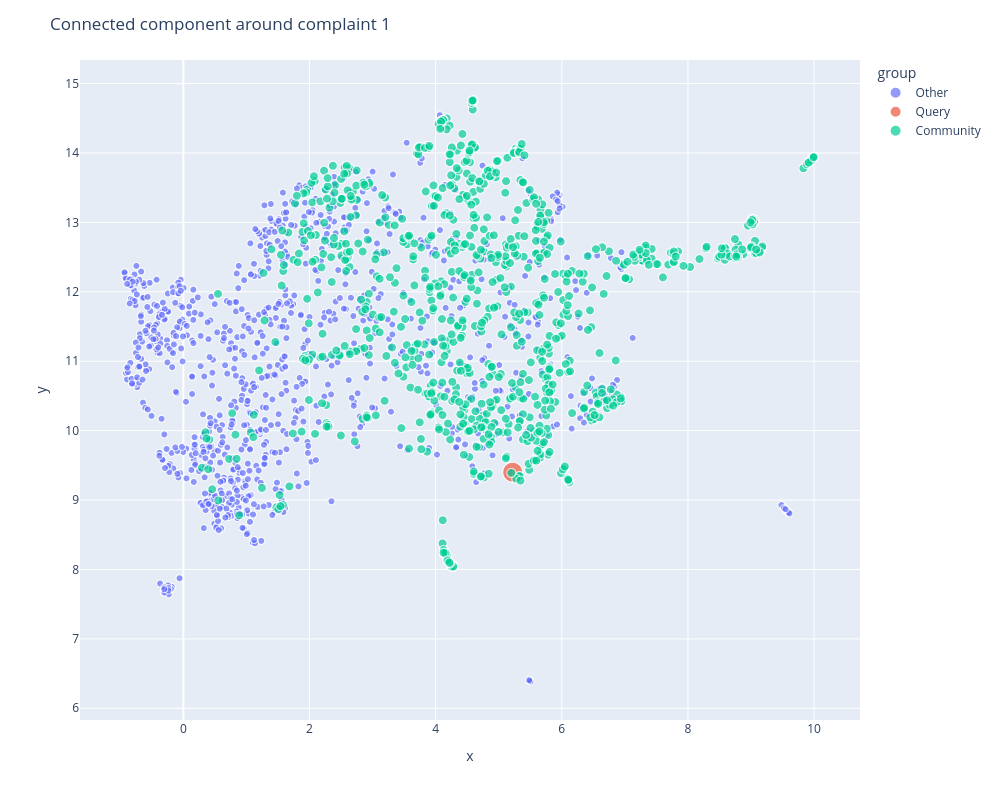

Here is the notebook cell this chart was saved with:
### Code cell
import pandas as pd
import plotly.express as px
import networkx as nx

query_index = 1

component = nx.node_connected_component(
    G,
    query_index
)

print(f"Community size: {len(component)}")

plot_df = pd.DataFrame({
    "x": embedding_2d[:, 0],
    "y": embedding_2d[:, 1]
})

plot_df["group"] = "Other"

plot_df.loc[list(component), "group"] = "Community"
plot_df.loc[query_index, "group"] = "Query"

plot_df["size"] = 3
plot_df.loc[list(component), "size"] = 5
plot_df.loc[query_index, "size"] = 25

fig = px.scatter(
    plot_df,
    x="x",
    y="y",
    color="group",
    size="size",
    opacity=0.7,
    hover_data=[plot_df.index]
)

fig.update_layout(
    width=1000,
    height=800,
    title=f"Connected component around complaint {query_index}"
)

fig.show()

### Figure 1 — Plotly figure (JSON) as saved in the notebook; plotly's stock layout.template omitted (floating-point values rounded to 4 significant figures; data arrays with more than 128 entries replaced by an {"elided": "..."} marker saying what was removed)
{"data": [{"customdata": {"elided": "1059x1 int values"}, "hovertemplate": "group=Other<br>x=%{x}<br>y=%{y}<br>size=%{marker.size}<br>index=%{customdata[0]}<extra></extra>", "legendgroup": "Other", "marker": {"color": "#636efa", "opacity": 0.7, "size": {"elided": "1059 int values"}, "sizemode": "area", "sizeref": 0.0625, "symbol": "circle"}, "mode": "markers", "name": "Other", "showlegend": true, "type": "scattergl", "x": {"elided": "1059 float values"}, "xaxis": "x", "y": {"elided": "1059 float values"}, "yaxis": "y"}, {"customdata": [[1]], "hovertemplate": "group=Query<br>x=%{x}<br>y=%{y}<br>size=%{marker.size}<br>index=%{customdata[0]}<extra></extra>", "legendgroup": "Query", "marker": {"color": "#EF553B", "opacity": 0.7, "size": [25], "sizemode": "area", "sizeref": 0.0625, "symbol": "circle"}, "mode": "markers", "name": "Query", "showlegend": true, "type": "scattergl", "x": [5.221], "xaxis": "x", "y": [9.401], "yaxis": "y"}, {"customdata": {"elided": "940x1 int values"}, "hovertemplate": "group=Community<br>x=%{x}<br>y=%{y}<br>size=%{marker.size}<br>index=%{customdata[0]}<extra></extra>", "legendgroup": "Community", "marker": {"color": "#00cc96", "opacity": 0.7, "size": {"elided": "940 int values"}, "sizemode": "area", "sizeref": 0.0625, "symbol": "circle"}, "mode": "markers", "name": "Community", "showlegend": true, "type": "scattergl", "x": {"elided": "940 float values"}, "xaxis": "x", "y": {"elided": "940 float values"}, "yaxis": "y"}], "layout": {"height": 800, "legend": {"itemsizing": "constant", "title": {"text": "group"}, "tracegroupgap": 0}, "margin": {"t": 60}, "title": {"text": "Connected component around complaint 1"}, "width": 1000, "xaxis": {"anchor": "y", "domain": [0, 1], "title": {"text": "x"}}, "yaxis": {"anchor": "x", "domain": [0, 1], "title": {"text": "y"}}}}
